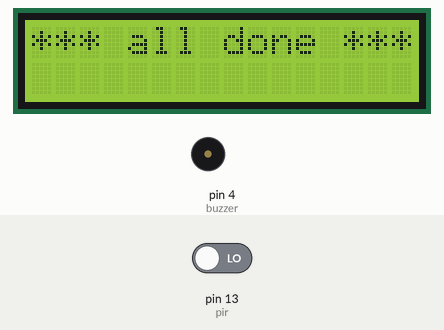
This sketch was run on a simulated Arduino Uno, built with avr-gcc and run on an emulated ATmega328P. Parts: 16×2 character LCD, buzzer (waves = sounding, pin HIGH). The inputs (shaded band) are chosen by the test bench; at power-on: pin 13 (pir) LOW. The modem accepts every AT command (registered, SIM ready, sends succeed) and sends nothing else; what the sketch prints to the serial monitor is not drawn.

Above: at 0.6 s.
At 2.18 s:
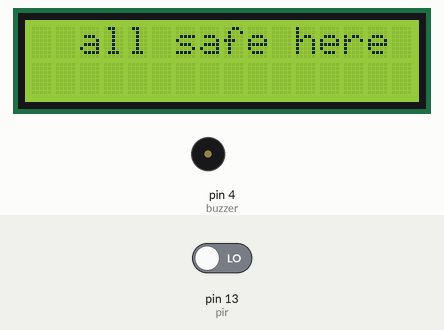
2.8 s: pin 13 (pir) driven HIGH
At 4.0 s:
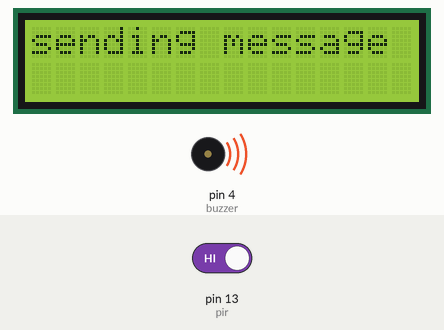
6.5 s: pin 13 (pir) driven LOW
At 9.62 s:
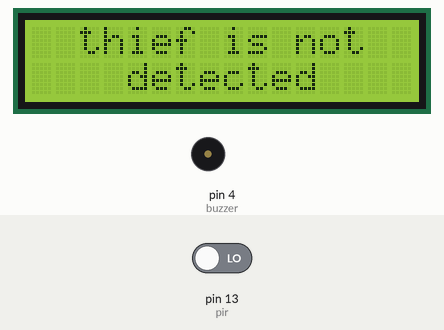
Timing chart, 0 to 11.1 s (numbered marks = the images above; inputs shaded):
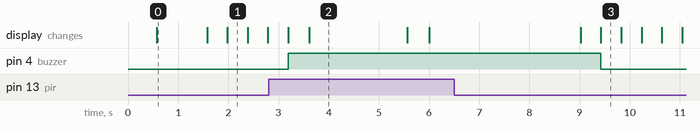

The sketch:

gsm_module_messagesender.ino
```cpp
#include <SoftwareSerial.h>
#include<LiquidCrystal.h>

LiquidCrystal lcdd(12,11,10,9,8,7);
int const txdgsm = 2;
int const rxdgsm = 3;
int pir = 13;
int buzzer = 4;
int pirin ;
SoftwareSerial modulegsm(rxdgsm,txdgsm);
void message();
void call();


void setup() {
    Serial.begin(9600);
    Serial.println("starting the system");

   lcdd.begin(16,2);
   lcdd.setCursor(2,0);
   lcdd.print("staarting the ");
   lcdd.setCursor(5,1);
   lcdd.print("system");
   delay(500);
   lcdd.clear();
   lcdd.print("*** all done ***");

   pinMode(pir,INPUT);
   pinMode(buzzer,OUTPUT);

  while(!Serial);
   modulegsm.begin(9600);
  delay(1000);
}

 void loop() {
   pirin = digitalRead(pir);
   Serial.print("PIR sensor input = ");
   Serial.println( pirin );

   if(pirin==HIGH){
   //  ##################### MESSAGE SEND PROGRAM ####################
    Serial.println("thief is detected ");
    digitalWrite(buzzer,HIGH);
    lcdd.clear();
    lcdd.print("thief is detected");
    delay(400);
    lcdd.clear();
    lcdd.print("sending message");
    Serial.println("prepairing the system for SMS sending");
     message();
     lcdd.clear();
     lcdd.setCursor(1,0);
     lcdd.println("aleart message");
     lcdd.setCursor(0,1);
     lcdd.println("sent sucessfully");
     Serial.println();
     delay(400);
    //  ##################### CALLING PROGRAM ####################
     lcdd.clear();
     lcdd.print("calling to owner");
     Serial.println("prepairing the system for calling");
     call();
     lcdd.clear();
     lcdd.println("aleart call");
     lcdd.setCursor(0,1);
     lcdd.println("done sucessfully");
     Serial.println();
     delay(400);
   }

   else{
     digitalWrite(buzzer,LOW);
     lcdd.clear();
     lcdd.setCursor(2,0);
     lcdd.print("thief is not ");
     lcdd.setCursor(4,1);
     lcdd.print("detected");
     delay(400);
     lcdd.clear();
     lcdd.setCursor(2,0);
     lcdd.print("all safe here");
     delay(400);
     Serial.println();

   }
   }


   void message(){
    Serial.println("set SMS format to ASCI");
    modulegsm.print("AT+CMGF=1\r\n");
    delay(500);
    Serial.println("Send new SMS command and destination message number");
    modulegsm.print("AT+CMGS=\"7558335252\"\r\n");
    delay(500);
    modulegsm.print("thief is detected....!");
    delay(500);
    modulegsm.println((char)26);
    Serial.println("SMS Sent succesfully...");
    delay(400);
     }

   void call(){
    Serial.print("set call format and destination calling number");
    modulegsm.println("ATD7558335252;");
    delay(3000);
    Serial.println("cut call command");
    modulegsm.println("ATH");
    Serial.println("call done succesfully...");
    modulegsm.println();


   }
```

Measured:
- after the input at 2.8 s, pin 4 (buzzer): LOW → HIGH after 0.39 s; the display: first changes after 0.39 s (image 2 shows a later state)
- after the input at 6.5 s, pin 4 (buzzer): HIGH → LOW after 2.9 s; the display: first differs from a run without the input after 2.9 s (image 3)
- what the display in image 0 shows lasts 1.0 s, from 0.6 s to 1.6 s
- what the display in image 1 shows lasts 0.4 s, from 2.0 s to 2.4 s
- what the display in image 2 shows lasts 2.0 s, from 3.6 s to 5.6 s
